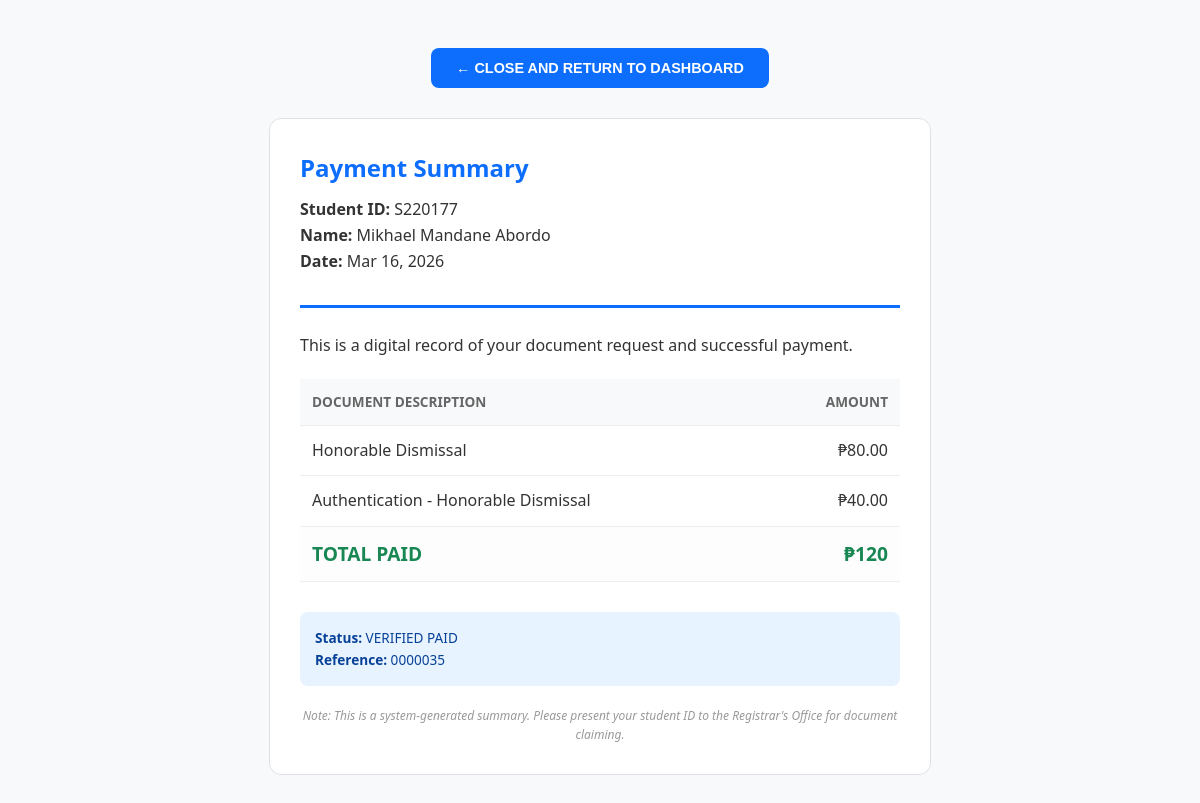
Page /cashier/receipt/85/ (signed in) on the committed database.
### requests_app/models.py (models this page shows, shortened)
class StudentMasterList(models.Model):
    student_id = models.CharField(max_length=7, unique=True, validators=[id_validator])
    full_name = models.CharField(max_length=255)
    course = models.CharField(max_length=100)
    major = models.CharField(max_length=100, blank=True, null=True)
    email = models.EmailField(unique=True)
    phone_number = models.CharField(max_length=15)

class DocumentRequest(models.Model):
    STATUS_CHOICES = [
        ('PENDING', 'Pending Review'),
        ('REJECTED', 'Rejected'),
        ('PAYMENT_REQUIRED', 'Awaiting Payment'),
        ('PAID', 'Paid - To be Processed'),
        ('PROCESSING', 'Processing Document'),
        ('READY', 'Ready for Pickup / Shipping'),
        ('COMPLETED', 'Claimed/Finished'),
    ]
    DELIVERY_CHOICES = [
        ('PICKUP', 'In-person Pickup'),
        ('LBC', 'LBC Delivery'),
    ]
    LBC_TYPE_CHOICES = [
        ('RIDER', 'Rider Delivery (Home)'),
        ('BRANCH', 'Branch Pick Up'),
    ]
    lbc_type = models.CharField(max_length=10, choices=LBC_TYPE_CHOICES, default='RIDER', null=True, blank=True)
    lbc_branch_name = models.CharField(max_length=255, blank=True, null=True)
    student = models.ForeignKey(User, on_delete=models.CASCADE, related_name='requests')
    document_type = models.ForeignKey(DocumentType, on_delete=models.CASCADE)
    reason = models.TextField()
    status = models.CharField(max_length=20, choices=STATUS_CHOICES, default='PENDING')
    batch_id = models.CharField(max_length=100, blank=True, null=True)
    delivery_method = models.CharField(max_length=10, choices=DELIVERY_CHOICES, default='PICKUP')
    is_deleted = models.BooleanField(default=False)
    receipt_number = models.CharField(max_length=10, blank=True, null=True)
    payment_reference = models.CharField(max_length=100, blank=True, null=True)
    created_at = models.DateTimeField(auto_now_add=True)
    generated_content = models.TextField(null=True, blank=True)
    tracking_number = models.CharField(max_length=100, blank=True, null=True)
    shipping_first_name = models.CharField(max_length=100, blank=True, null=True)
    shipping_last_name = models.CharField(max_length=100, blank=True, null=True)
    shipping_phone = models.CharField(max_length=15, blank=True, null=True)
    shipping_floor = models.CharField(max_length=100, blank=True, null=True)
    shipping_street = models.CharField(max_length=255, blank=True, null=True)
    shipping_province = models.CharField(max_length=100, blank=True, null=True)
    shipping_city = models.CharField(max_length=100, blank=True, null=True)
    shipping_barangay = models.CharField(max_length=100, blank=True, null=True)
    shipping_zip = models.CharField(max_length=10, blank=True, null=True)
    shipping_landmark = models.CharField(max_length=255, blank=True, null=True)

class DocumentType(models.Model):
    name = models.CharField(max_length=100)
    price = models.DecimalField(max_digits=10, decimal_places=2, default=0.00)

### requests_app/views.py (the view)
# urls.py: path('cashier/receipt/<int:req_id>/', views.generate_receipt, name='generate_receipt'),
@login_required
def generate_receipt(request, req_id):
    doc_req = get_object_or_404(DocumentRequest, id=req_id)
    is_staff = request.user.groups.filter(name__in=['Registrar', 'Cashier', 'Accounting']).exists()
    if not (doc_req.student == request.user or is_staff or request.user.is_superuser): raise PermissionDenied()
    batch = DocumentRequest.objects.filter(receipt_number=doc_req.receipt_number) if doc_req.receipt_number else DocumentRequest.objects.filter(id=req_id)
    student = StudentMasterList.objects.filter(student_id=doc_req.student.username).first()
    return render(request, 'receipt_invoice.html', {'doc': doc_req, 'batch_items': batch, 'student': student, 'today': timezone.now(), 'total_amount': batch.aggregate(Sum('document_type__price'))['document_type__price__sum'] or 0, 'display_receipt_no': doc_req.receipt_number or "PENDING"})

### requests_app/templates/receipt_invoice.html (shortened to what this page needs)
<!DOCTYPE html>
<html lang="en">
<head>
</head>
<body>
    <div class="no-print">
    <button onclick="window.close()" class="btn-back" style="border: none; cursor: pointer;">
        &larr; CLOSE AND RETURN TO DASHBOARD
    </button>
</div>
    <div class="container">
        <div class="header">
            <h2>Payment Summary</h2>
            <p style="margin-top: 10px;">
                <strong>Student ID:</strong> {{ student.student_id }}<br>
                <strong>Name:</strong> {{ student.full_name }}<br>
                <strong>Date:</strong> {{ today|date:"M d, Y" }}
            </p>
        </div>
        <p>This is a digital record of your document request and successful payment.</p>
        <table>
            <thead>
                <tr>
                    <th>Document Description</th>
                    <th style="text-align: right;">Amount</th>
                </tr>
            </thead>
            <tbody>
                {% for item in batch_items %}
                <tr>
                    <td>{{ item.document_type.name }}</td>
                    <td style="text-align: right;">₱{{ item.document_type.price }}</td>
                </tr>
                {% endfor %}
                <tr class="total-row">
                    <td>TOTAL PAID</td>
                    <td style="text-align: right;">₱{{ total_amount }}</td>
                </tr>
            </tbody>
        </table>
        <div style="margin-top: 30px; padding: 15px; background-color: #e7f3ff; border-radius: 8px; font-size: 0.85rem; color: #084298;">
            <p style="margin: 0;"><strong>Status:</strong> VERIFIED PAID<br>
               <strong>Reference:</strong> {{ display_receipt_no }}</p>
        </div>
        <div style="margin-top: 20px; font-size: 0.75rem; color: #999; text-align: center;">
            <em>Note: This is a system-generated summary. Please present your student ID to the Registrar's Office for document claiming.</em>
        </div>
    </div>
</body>
</html>

### requests_app/templates/receipt_invoice.html (style rules this page uses)
body { font-family: 'Segoe UI', Tahoma, Geneva, Verdana, sans-serif; padding: 40px; color: #333; line-height: 1.6; background-color: #f8f9fa; }
.container { max-width: 600px; margin: auto; border: 1px solid #dee2e6; padding: 30px; border-radius: 12px; background-color: #ffffff; shadow: 0 4px 6px rgba(0,0,0,0.1); }
.header { border-bottom: 3px solid #0d6efd; padding-bottom: 15px; margin-bottom: 25px; }
.header h2 { color: #0d6efd; margin: 0; font-weight: bold; }
table { width: 100%; border-collapse: collapse; margin: 20px 0; }
th, td { text-align: left; padding: 12px; border-bottom: 1px solid #eee; }
th { background-color: #f8f9fa; font-size: 0.85rem; text-transform: uppercase; color: #666; }
.total-row { font-size: 1.2rem; font-weight: bold; color: #198754; background: #fdfdfd; }
.btn-back { display: inline-block; padding: 12px 25px; background-color: #0d6efd; color: white; text-decoration: none; border-radius: 8px; font-weight: bold; font-size: 0.9rem; border: none; cursor: pointer; transition: background 0.2s; }
.no-print { margin-bottom: 30px; text-align: center; }

### rows in the picture
StudentMasterList: student_id "S220177", full_name "Mikhael Mandane Abordo"
DocumentRequest: document_type.name "Honorable Dismissal", document_type.price "80.00"
DocumentRequest: document_type.name "Authentication - Honorable Dismissal", document_type.price "40.00", receipt_number "0000035"

### other values in the picture
{{ total_amount }} "120"
